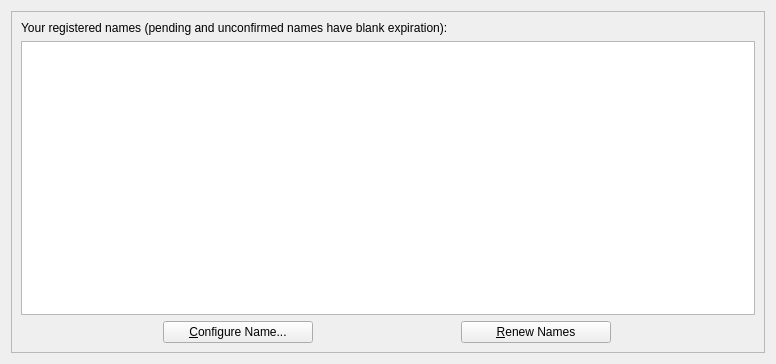
<?xml version="1.0" encoding="UTF-8"?>
<ui version="4.0">
 <class>ManageNamesPage</class>
 <widget class="QWidget" name="ManageNamesPage">
  <property name="geometry">
   <rect>
    <x>0</x>
    <y>0</y>
    <width>776</width>
    <height>364</height>
   </rect>
  </property>
  <layout class="QHBoxLayout" name="horizontalLayout">
   <item>
    <widget class="QFrame" name="frame2">
     <property name="sizePolicy">
      <sizepolicy hsizetype="Preferred" vsizetype="Expanding">
       <horstretch>0</horstretch>
       <verstretch>0</verstretch>
      </sizepolicy>
     </property>
     <property name="frameShape">
      <enum>QFrame::StyledPanel</enum>
     </property>
     <property name="frameShadow">
      <enum>QFrame::Sunken</enum>
     </property>
     <layout class="QVBoxLayout" name="verticalLayout">
      <!--
      <item>
       <widget class="QLabel" name="label_4">
        <property name="sizePolicy">
         <sizepolicy hsizetype="Preferred" vsizetype="Maximum">
          <horstretch>0</horstretch>
          <verstretch>0</verstretch>
         </sizepolicy>
        </property>
        <property name="text">
         <string>&amp;New name:</string>
        </property>
        <property name="alignment">
         <set>Qt::AlignLeading|Qt::AlignLeft|Qt::AlignVCenter</set>
        </property>
        <property name="buddy">
         <cstring>registerName</cstring>
        </property>
       </widget>
      </item>
      <item>
       <widget class="QValidatedLineEdit" name="registerName">
        <property name="toolTip">
         <string>Enter a name or domain name (prefixed with d/) to register it.</string>
        </property>
        <property name="text">
         <string>d/</string>
        </property>
       </widget>
      </item>
      <item>
       <widget class="QLabel" name="label">
        <property name="sizePolicy">
         <sizepolicy hsizetype="Preferred" vsizetype="Preferred">
          <horstretch>0</horstretch>
          <verstretch>0</verstretch>
         </sizepolicy>
        </property>
        <property name="text">
         <string>&lt;html&gt;&lt;head/&gt;&lt;body&gt;&lt;p&gt;Use &lt;span style=&quot; font-weight:600;&quot;&gt;d/&lt;/span&gt; prefix for domain names. E.g. &lt;span style=&quot; font-weight:600;&quot;&gt;d/mysite&lt;/span&gt; will register &lt;span style=&quot; font-weight:600;&quot;&gt;mysite.bit&lt;/span&gt;&lt;/p&gt;&lt;p&gt;See &lt;a href=&quot;https://wiki.vadercoin.info/index.php?title=Domain_Name_Specification&quot;&gt;&lt;span style=&quot; text-decoration: underline; color:#0000ff;&quot;&gt;Domain names&lt;/span&gt;&lt;/a&gt; in Vadercoin wiki for reference. Other prefixes can be used for miscellaneous purposes (not domain names).&lt;/p&gt;&lt;/body&gt;&lt;/html&gt;</string>
        </property>
        <property name="textFormat">
         <enum>Qt::RichText</enum>
        </property>
        <property name="wordWrap">
         <bool>true</bool>
        </property>
        <property name="openExternalLinks">
         <bool>true</bool>
        </property>
       </widget>
      </item>
      <item>
       <widget class="QPushButton" name="submitNameButton">
        <property name="sizePolicy">
         <sizepolicy hsizetype="Fixed" vsizetype="Fixed">
          <horstretch>0</horstretch>
          <verstretch>0</verstretch>
         </sizepolicy>
        </property>
        <property name="minimumSize">
         <size>
          <width>150</width>
          <height>0</height>
         </size>
        </property>
        <property name="toolTip">
         <string>Confirm the new name action. Sends name_new transaction
to the network and creates a pending name_firstupdate transaction.</string>
        </property>
        <property name="text">
         <string>&amp;Submit</string>
        </property>
        <property name="icon">
         <iconset resource="../vadercoin.qrc">
          <normaloff>:/icons/send</normaloff>:/icons/send</iconset>
        </property>
        <property name="default">
         <bool>true</bool>
        </property>
       </widget>
      </item>
      <item>
       <spacer name="verticalSpacer">
        <property name="orientation">
         <enum>Qt::Vertical</enum>
        </property>
        <property name="sizeType">
         <enum>QSizePolicy::Maximum</enum>
        </property>
        <property name="sizeHint" stdset="0">
         <size>
          <width>20</width>
          <height>12</height>
         </size>
        </property>
       </spacer>
      </item>
      -->
      <item>
       <widget class="QLabel" name="label_5">
        <property name="sizePolicy">
         <sizepolicy hsizetype="Preferred" vsizetype="Maximum">
          <horstretch>0</horstretch>
          <verstretch>0</verstretch>
         </sizepolicy>
        </property>
        <property name="text">
         <string>Your registered names (pending and unconfirmed names have blank expiration):</string>
        </property>
        <property name="alignment">
         <set>Qt::AlignLeading|Qt::AlignLeft|Qt::AlignVCenter</set>
        </property>
        <!--
        <property name="buddy">
         <cstring>registerName</cstring>
        </property>
        -->
       </widget>
      </item>
      <item>
       <widget class="QTableView" name="tableView">
        <property name="contextMenuPolicy">
         <enum>Qt::CustomContextMenu</enum>
        </property>
        <property name="toolTip">
         <string>Double-click name to configure</string>
        </property>
        <property name="tabKeyNavigation">
         <bool>false</bool>
        </property>
        <property name="alternatingRowColors">
         <bool>true</bool>
        </property>
        <property name="selectionMode">
         <enum>QAbstractItemView::ExtendedSelection</enum>
        </property>
        <property name="selectionBehavior">
         <enum>QAbstractItemView::SelectRows</enum>
        </property>
        <property name="sortingEnabled">
         <bool>true</bool>
        </property>
        <attribute name="verticalHeaderVisible">
         <bool>false</bool>
        </attribute>
       </widget>
      </item>
      <item>
       <layout class="QHBoxLayout" name="horizontalLayout_3">
        <item>
         <widget class="QPushButton" name="configureNameButton">
          <property name="sizePolicy">
           <sizepolicy hsizetype="Fixed" vsizetype="Fixed">
            <horstretch>0</horstretch>
            <verstretch>0</verstretch>
           </sizepolicy>
          </property>
          <property name="minimumSize">
           <size>
            <width>150</width>
            <height>0</height>
           </size>
          </property>
          <property name="toolTip">
           <string>Configure name and submit update operation</string>
          </property>
          <property name="text">
           <string>&amp;Configure Name...</string>
          </property>
          <property name="default">
           <bool>false</bool>
          </property>
         </widget>
        </item>
        <item>
         <widget class="QPushButton" name="renewNameButton">
          <property name="sizePolicy">
           <sizepolicy hsizetype="Fixed" vsizetype="Fixed">
            <horstretch>0</horstretch>
            <verstretch>0</verstretch>
           </sizepolicy>
          </property>
          <property name="minimumSize">
           <size>
            <width>150</width>
            <height>0</height>
           </size>
          </property>
          <property name="toolTip">
           <string>Renew the names with their current values</string>
          </property>
          <property name="text">
           <string>&amp;Renew Names</string>
          </property>
          <property name="default">
           <bool>false</bool>
          </property>
         </widget>
        </item>
       </layout>
      </item>
     </layout>
    </widget>
   </item>
  </layout>
 </widget>
 <customwidgets>
  <!--
  <customwidget>
   <class>QValidatedLineEdit</class>
   <extends>QLineEdit</extends>
   <header>qt/qvalidatedlineedit.h</header>
  </customwidget>
  -->
 </customwidgets>
 <resources>
  <!--
  <include location="../vadercoin.qrc"/>
  -->
 </resources>
 <connections/>
</ui>
